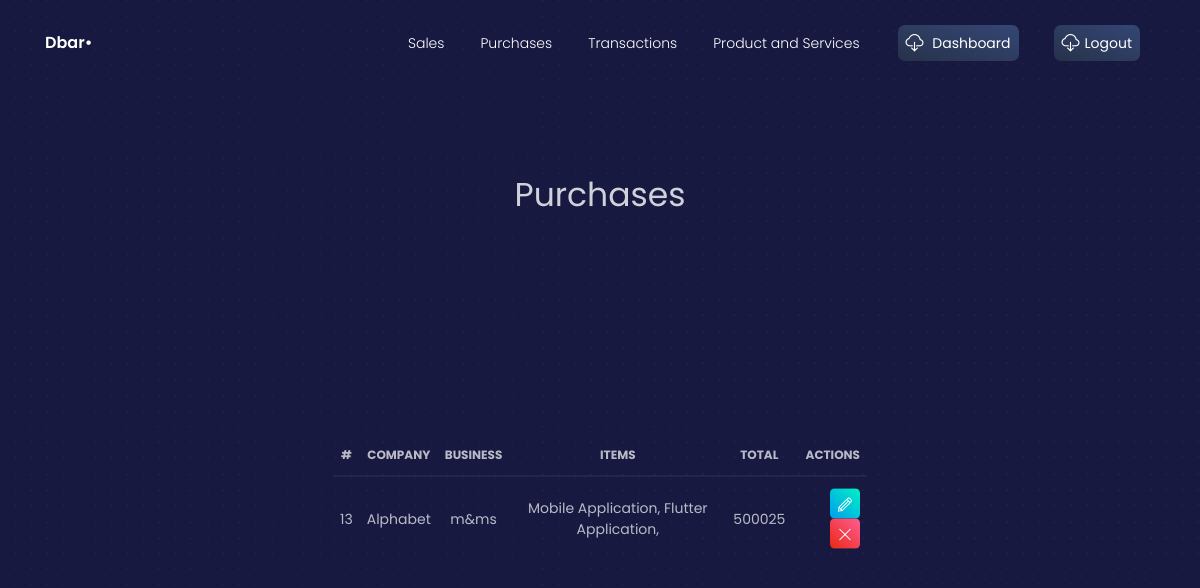
The page /view_purchases (signed in) on the database its author committed.
### crm/models.py (models this page shows, shortened)
class Purchases(models.Model):
    billID = models.AutoField(primary_key=True)
    companyID = models.ForeignKey(Company, on_delete=models.CASCADE)
    businessID = models.ForeignKey(Business, on_delete=models.CASCADE)
    items = models.ManyToManyField(ProductsAndServices)
    STAT = (
        ('Paid', 'Paid'),
        ('Unpaid', 'Unpaid')
    )
    status = models.CharField(max_length=64, choices=STAT)
    def get_item_values(self):
        ret = ''
        print(self.items.all())
        for item in self.items.all():
            ret = ret + item.psName + ', '
        return ret[:-1]
    def get_total(self):
        total = 0
        print(self.items.all())
        for item in self.items.all():
            total += item.rate
        return total

class Company(models.Model):
    companyID = models.AutoField(primary_key=True)
    companyName = models.CharField(max_length=64)
    companyEmail = models.EmailField(max_length=254)
    companyPhoneNumber = models.IntegerField()
    def __str__(self):
        return self.companyName

class Business(models.Model):
    businessID = models.AutoField(primary_key=True)
    businessName = models.CharField(max_length=64)
    ORGANISATION_TYPE = (
        ('SP', 'SoleProprietor'),
        ('P', 'Partnership'),
        ('PL', 'PrivateLimited'),
        ('PBL', 'PublicLimited')
    )
    organisationType = models.CharField(
        max_length=3, choices=ORGANISATION_TYPE)
    businessType = models.CharField(max_length=64)
    CUREN = (
        ('PKR', 'Pakistani Ruppee'),
        ('USD', 'United States Dollar'),
        ('EUR', 'Euro'),
        ('AED', 'Dirham'),
        ('CAD', 'Canadian Dollar'),
        ('AUD', 'Australian Dollar')
    )
    currency = models.CharField(max_length=3, choices=CUREN)
    def __str__(self):
        return self.businessName

class ProductsAndServices(models.Model):
    itemID = models.AutoField(primary_key=True)
    psName = models.CharField(max_length=512)
    isProduct = models.BooleanField()
    itemDescription = models.CharField(max_length=500)
    rate = models.IntegerField()
    def __str__(self):
        return self.psName

### crm/views.py (the view)
# urls.py: path("view_purchases",views.view_purchases, name='view_purchases'),
@login_required
def view_purchases(request):
    context = {}
    context["dataset"] =Purchases.objects.all()
    return render(request, 'view_purchases.html', context)

### templates/view_purchases.html (shortened to what this page needs)
{% load static %}
{% load static %}
{% load widget_tweaks %}
<!DOCTYPE html>
<html lang="en">
<head>
  <link href="https://use.fontawesome.com/releases/v5.0.6/css/all.css" rel="stylesheet">
    <link rel="stylesheet" href="https://maxcdn.bootstrapcdn.com/bootstrap/4.5.2/css/bootstrap.min.css">
  <link href="{% static './css/nucleo-icons.css' %}" rel="stylesheet" />
  <link href="{% static './css/blk-design-system.css' %}" rel="stylesheet" />
  <link href="{% static './demo/demo.css' %}" rel="stylesheet" />
</head>
<body class="landing-page">
  <nav class="navbar navbar-expand-lg fixed-top navbar-transparent " color-on-scroll="100">
    <div class="container">
      <div class="navbar-translate">
        <a class="navbar-brand" href="#" target="">
          <span>Dbar•</span>
        </a>
      </div>
      <div class="collapse navbar-collapse justify-content-end" id="navigation">
        <ul class="navbar-nav">
        <li class="nav-item">
            <a class="nav-link" href="{% url 'invoices' %}">Sales</a>
          </li>
          <li class="nav-item">
            <a class="nav-link" href="{% url 'purchases' %}">Purchases</a>
          </li>
          <li class="nav-item">
            <a class="nav-link" href="{% url 'transaction' %}">Transactions</a>
          </li>
          <li class="nav-item">
            <a class="nav-link" href="{% url 'productandservice' %}">Product and Services</a>
          </li>
          <li class="nav-item">
            <a class="nav-link btn btn-default d-none d-lg-block" href="{% url 'dashboard' %}">
              <i class="tim-icons icon-cloud-download-93"></i> Dashboard
            </a>
          </li>
          <li class="nav-item">
            <a class="nav-link btn btn-default d-none d-lg-block" href="{% url 'logout' %}">
              <i class="tim-icons icon-cloud-download-93"></i>Logout
            </a>
          </li>
        </ul>
      </div>
    </div>
  </nav>
<div class="wrapper">
    <div class="page-header header-filter">
       <br /><br /><br /><br /><br /><br /><br /><br /><br /><br />
      <div class="container">
        <div class="content-center brand">
          <h1 class="h3-seo">Purchases</h1>
        </div>
      </div>
      <div class="row">
        <div class="content-center brand">
           <br /><br /><br /><br /><br /><br /><br /><br /><br /><br />
          <table class="table">
            <thead>
              <tr>
                <th class="text-center">#</th>
                <th>Company</th>
                <th>Business</th>
                <th>Items</th>
                <th>Total</th>
                <th class="text-right">Actions</th>
              </tr>
            </thead>
            <tbody>
            {% for data in dataset %}
              <tr>
                  <td class="text-center">{{ data.billID }}</td>
                  <td>{{ data.companyID }}</td>
                  <td>{{ data.businessID }}</td>
                  <td>{{ data.get_item_values }}</td>
                  <td>{{ data.get_total}}</td>
                  <td class="td-actions text-right">
                    <a href="update_purchases/?id={{data.billID}}">
                      <button type="button" rel="tooltip" class="btn btn-success btn-sm btn-icon">
                        <i class="tim-icons icon-pencil"></i>
                      </button>
                    </a>
                  <a href='delete_purchases/?id={{data.billID}}'>
                    <button type="button" rel="tooltip" class="btn btn-danger btn-sm btn-icon">
                        <i class="tim-icons icon-simple-remove"></i>
                    </button>
                  </a>
                  </td>
              </tr>
            {% endfor %}
            </tbody>
          </table>
        </div>
      </div>
    </div>
  </div>
</body>
</html>

### rows shown on the page
Purchases: billID "13", companyID "Alphabet", businessID "m&ms", get_item_values "Mobile Application, Flutter Application,", get_total "500025"
